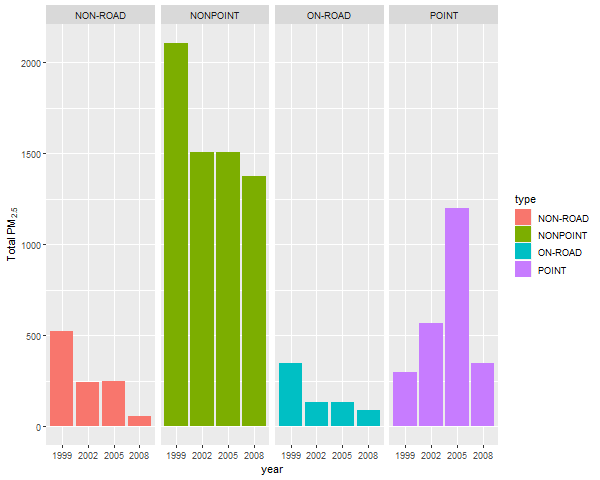

Here is the R script that generated this plot:
##Q3
source("unzip.R")
library(dplyr)
library(ggplot2)
Bsum <- summarize(group_by(BaltimoreData, type, year), Total=sum(Emissions))
png("plot 3.png", width = 600)
##with(Bsum,qplot(year,Total, facets = .~type))
x1 <- ggplot(data = Bsum, aes(factor(year),Total)) + facet_grid(.~type) + geom_col(aes(fill=type)) + xlab("year") + ylab(expression('Total PM ' [2.5]))   
plot(x1)
dev.off()